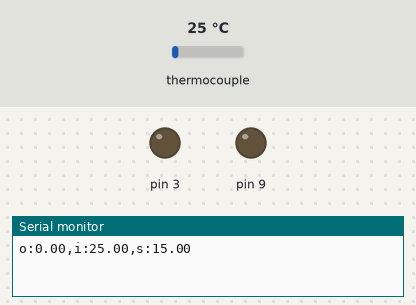
This sketch was run on a simulated Arduino Uno, built with avr-gcc and run on an emulated ATmega328P. On the bench: output pins drawn as LEDs (lit = HIGH), the last lines printed to the serial monitor. The inputs (shaded band) are chosen by the test bench; at power-on: thermocouple 25 °C.

Above: at 1.2 s.
1.3 s: thermocouple set to 6 °C
At 1.95 s:
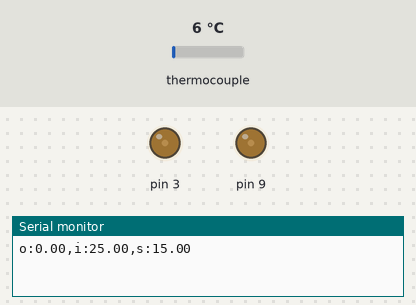
4.3 s: thermocouple set to 75 °C
5.8 s: thermocouple set to 2 °C
At 7.25 s:
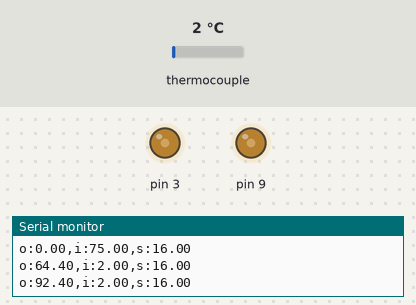
8.8 s: thermocouple set to 150 °C
Timing chart, 0 to 11.3 s (numbered marks = the images above; inputs shaded):
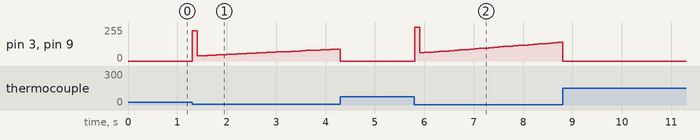

The sketch:

pid_curva.ino
```cpp
#include <Adafruit_MAX31865.h>
// Use software SPI: CS, DI, DO, CLK
//Adafruit_MAX31865 thermo = Adafruit_MAX31865(10, 11, 12, 13);
// use hardware SPI, just pass in the CS pin
Adafruit_MAX31865 thermo = Adafruit_MAX31865(10);
// The value of the Rref resistor. Use 430.0 for PT100 and 4300.0 for PT1000
#define RREF      430.0
// The 'nominal' 0-degrees-C resistance of the sensor
// 100.0 for PT100, 1000.0 for PT1000
#define RNOMINAL  100.0


#include <PID_v1.h>
double setpoint, input, output;
double kp=4, ki=2, kd=1;

PID myPID(&input, &output, &setpoint, kp, ki, kd, DIRECT);

enum stati {riscalda, mantieni, raffredda} stato;

uint32_t t1, t2;

void setup() {
  Serial.begin(9600);
  thermo.begin(MAX31865_2WIRE);

  pinMode(3, OUTPUT);
  pinMode(9, OUTPUT);

  myPID.SetOutputLimits(0, 255);
  myPID.SetMode(AUTOMATIC);

  setpoint = thermo.temperature(RNOMINAL, RREF);
  setpoint = 15;
}

void loop() {
  input = thermo.temperature(RNOMINAL, RREF);
  myPID.Compute();
  analogWrite(9, output);
  analogWrite(3, output);

  switch (stato) {
    case riscalda:
      if ((millis() - t1) > 5000) {
        if (setpoint < 40.0) {
          setpoint += 1.0;
        } else {
          setpoint = 40.0;
          stato = mantieni;
        }
        t1 = millis();
      }
      break;
    case mantieni:

      break;
    case raffredda:

      break;
  }

  if ((millis() - t2) > 1000) {
    Serial.print("o:");Serial.print(output);
    Serial.print(",i:");Serial.print(input);
    Serial.print(",s:");Serial.print(setpoint);
    Serial.print("\n");
    t2 = millis();
  }
}
```

Measured:
- after the input at 1.3 s, pin 3, pin 9: 0/255 → 227/255 at once, → 39/255 0.10 s later, → 41/255 0.10 s later, → 43/255 0.10 s later, … (30 changes in this stretch)
- after the input at 5.8 s, pin 3, pin 9: 0/255 → 255/255 at once, → 61/255 0.10 s later, → 64/255 0.10 s later, → 67/255 0.10 s later, … (30 changes in this stretch)
